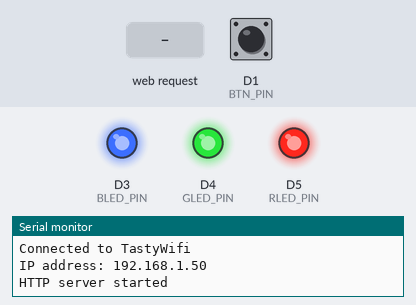
A sketch run on a simulated ESP8266 (NodeMCU). On the bench: output pins drawn as LEDs (lit = HIGH), the last lines printed to the serial monitor. The test bench sets the inputs (shaded band); at power-on: D1 (BTN_PIN) HIGH. WiFi joins after 1.5 s; servers stay silent unless stated; uploads are accepted with an empty reply.

Above: at 3.7 s.
3.8 s: D1 (BTN_PIN) pulled LOW for 0.15 s
At 4.8 s:
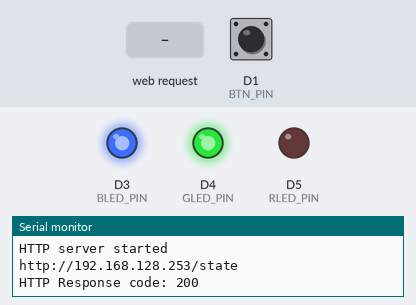
5.4 s: HTTP request GET /On received
At 6.0 s:
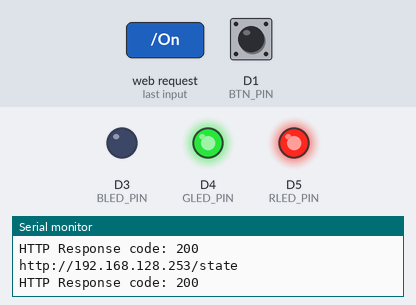
6.9 s: D1 (BTN_PIN) pulled LOW for 1 s
At 7.2 s:
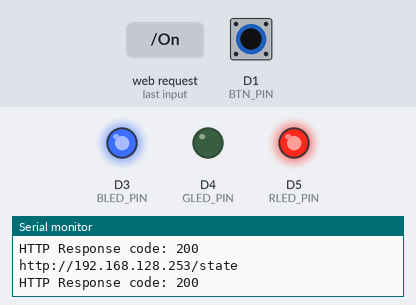
9.4 s: HTTP request GET /Off received
At 10.3 s:
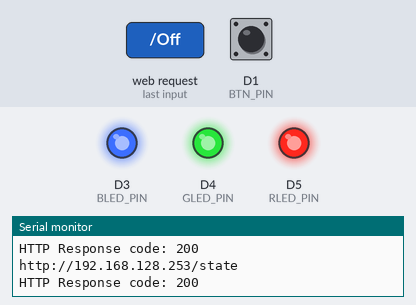
10.9 s: D1 (BTN_PIN) pulled LOW for 3.2 s
At 11.4 s:
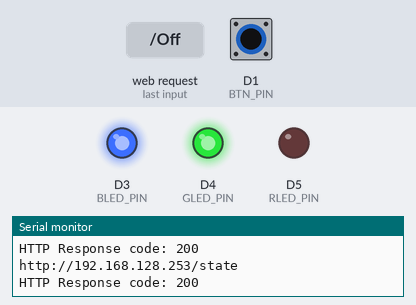
Timing chart, 0 to 13.9 s (numbered marks = the images above; inputs shaded):
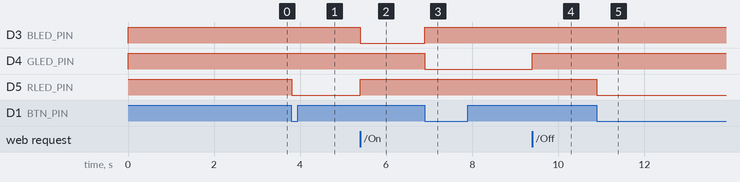

Measured:
- after the input at 3.8 s, D5 (RLED_PIN): HIGH → LOW at once
- after the input at 5.4 s, D3 (BLED_PIN): HIGH → LOW at once; D5 (RLED_PIN): LOW → HIGH at once
- after the input at 6.9 s, D3 (BLED_PIN): LOW → HIGH at once; D4 (GLED_PIN): HIGH → LOW at once
- after the input at 9.4 s, D4 (GLED_PIN): LOW → HIGH at once
- after the input at 10.9 s, D5 (RLED_PIN): HIGH → LOW at once

The sketch:

ESP8266_Slave.ino
```cpp
#include <ESP8266WiFi.h>
#include <WiFiClient.h>
#include <ESP8266WebServer.h>
#include <ESP8266mDNS.h>
#include <ESP8266HTTPClient.h>


#define RLED_PIN D5
#define GLED_PIN D4
#define BLED_PIN D3

#define BTN_PIN D1

char DEVICE_NO = '1'; //슬레이브 기기번호

const char* masterAdd = "192.168.128.253"; //마스터 주소
const char* ssid     = "TastyWifi";//WIFI 이름
const char* password = "mars1234";//WIFI 비밀번호

IPAddress ip(192,168,128,100);
IPAddress gateway(192, 168, 128,100);
IPAddress subnet(255, 255, 255, 0);

ESP8266WebServer server(80);

bool reserved = false;
bool prevState = false,state=true,check = false;
int seat= 0; // 좌석 상태. (0 예약 X현재 비어있음.) (1 예약 O 현재 비어있음) (2. 예약X 누가 앉아있음.) (3. 예약O , 앉아있음)

void setup(void){
  pinMode(RLED_PIN,OUTPUT);
  pinMode(GLED_PIN,OUTPUT);
  pinMode(BLED_PIN,OUTPUT);

  digitalWrite(RLED_PIN,HIGH);
  digitalWrite(GLED_PIN,HIGH);
  digitalWrite(BLED_PIN,HIGH);
  pinMode(BTN_PIN,INPUT_PULLUP); //LED 핀 설정
  Serial.begin(115200);
  delay(1000);
  WiFi.disconnect();

  Serial.print("Connecting to ");

  Serial.println(ssid);

  WiFi.config(ip, gateway, subnet);
  WiFi.begin(ssid, password); //WIFI 연결 및 설정

  Serial.println(WiFi.SSID());

  WiFi.setAutoConnect(true); //자동 접속 설정

  WiFi.setAutoReconnect(true); //자동 재접속 설정

  WiFi.waitForConnectResult();

  Serial.println(WiFi.localIP());


  while (WiFi.status() != WL_CONNECTED) {

    delay(500);

    Serial.print(".");

  } // 연결 완료 까지 대기

  Serial.println("");

  Serial.print("Connected to ");

  Serial.println(WiFi.SSID());

  Serial.print("IP address: ");

  Serial.println(WiFi.localIP()); //WIFI 연결 정보 출력

  server.on("/On", [](){ //서버 IP로 /On 도메인이 왔을 때 실행할 문장
    server.send(200, "text/html", " ");
    reserved=true;
    check = true;
  });

  server.on("/Off", [](){ //서버 IP로 /Off 도메인이 왔을 때 실행할 문장
    server.send(200, "text/html", " ");
    reserved=false;
    check = true;
  });

  server.begin();

  Serial.println("HTTP server started");

}

void SendState() { //마스터 서버로 현재 기기 정보를 전송하는 함수
    if (WiFi.status() == WL_CONNECTED) {
    WiFiClient client;
    HTTPClient http;
    String add = String("http://")+masterAdd+String("/state");
    Serial.println(add);
    http.begin(client,add);  // 마스터 서버의 IP로 통신 시작

    http.addHeader("Content-Type", "application/x-www-form-urlencoded");
    String httpRequestData = "DevNum=" + String(DEVICE_NO)+"&State="+String(seat); // POST 데이터에 기기번호와 LED 정보를 넣어 전송
    int httpResponseCode = http.POST(httpRequestData); // POST 요청 전송

    if (httpResponseCode > 0) {
      Serial.print("HTTP Response code: ");
      Serial.println(httpResponseCode);
    }
    else {
      Serial.print("Error code: ");
      Serial.println(httpResponseCode);
    }
    http.end();
    }
    delay(100);
}

void loop(void){
  state = digitalRead(BTN_PIN);
  server.handleClient();//클라이언트 접속을 관리합니다.
  if(!(prevState!=state||check)) return;

  if(state==LOW) { //state는 현재 버튼의 상태. LOW가 눌렸을 때임. 이때 LED를 변경하고 마스터 서버에 정보를 갱신한다.
    if(reserved) {
      seat=3;
      digitalWrite(RLED_PIN,HIGH);
      digitalWrite(GLED_PIN,LOW);
      digitalWrite(BLED_PIN,HIGH);
      SendState();
    }
    else {
      seat=2;
      digitalWrite(RLED_PIN,LOW);
      digitalWrite(GLED_PIN,HIGH);
      digitalWrite(BLED_PIN,HIGH);
      SendState();
    }
  }
  if(state==HIGH&&check) { //마찬가지로 버튼이 다시 떨어졌을 때 혹은 마스터 서버에 의해 상태가 변경됬을때 LED 변경
    if(reserved) {
      seat=1;
      digitalWrite(RLED_PIN,HIGH);
      digitalWrite(GLED_PIN,HIGH);
      digitalWrite(BLED_PIN,LOW);
      SendState();
    }
    else {
      seat=0;
      digitalWrite(RLED_PIN,HIGH);
      digitalWrite(GLED_PIN,HIGH);
      digitalWrite(BLED_PIN,HIGH);
      SendState();
    }
  }
  check = false;
  prevState=state;
}
```
